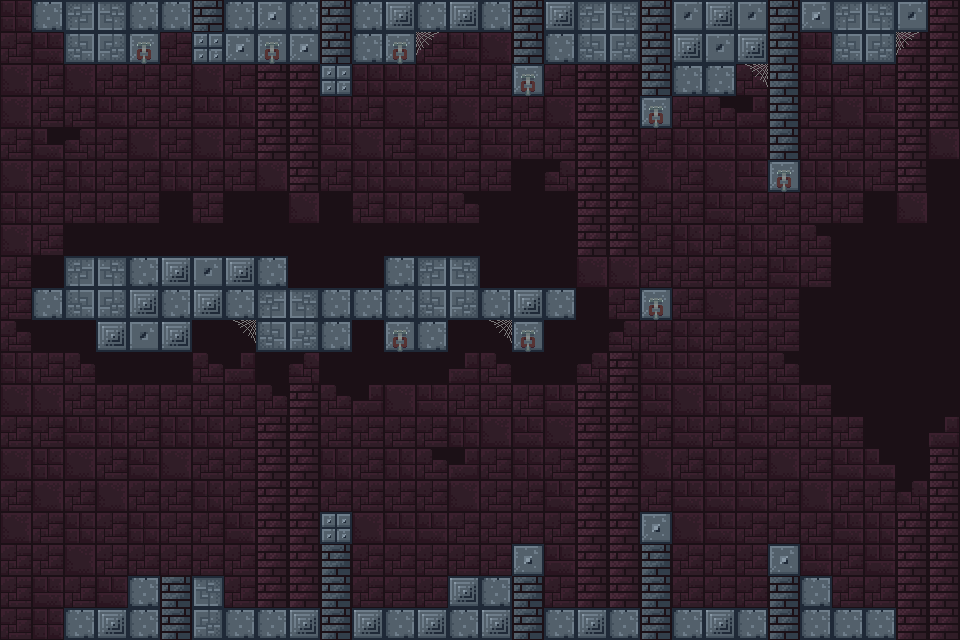

A 2D game scene composited from a Tiled map and its tileset images. What follows is a short description and the map's XML, with every tile layer's data as written:
An orthogonal 30x20 tile map with 32x32 px tiles, 2 tile layers (bg, tile) and 52 objects.

<map version="1.0" orientation="orthogonal" renderorder="right-down" width="30" height="20" tilewidth="32" tileheight="32" nextobjectid="68">
 <tileset firstgid="1" name="tileSet" tilewidth="32" tileheight="32" spacing="2" margin="1" tilecount="105" columns="15">
  <image source="tileSet.png" width="512" height="256" />
 </tileset>
 <layer name="bg" width="30" height="20">
  <data encoding="csv">
69,6,98,6,6,6,6,6,54,54,6,69,6,6,6,69,6,6,54,54,6,98,6,6,69,6,6,69,54,54,
6,52,6,52,6,6,52,69,54,54,52,98,6,6,52,98,6,6,54,54,52,6,52,98,6,52,98,52,54,54,
98,6,98,6,6,6,98,6,54,54,6,69,52,52,6,6,52,6,54,54,98,69,6,6,52,69,6,6,54,54,
98,6,6,52,6,6,52,69,54,54,69,6,98,6,98,6,6,98,54,54,52,6,22,53,98,6,98,52,54,54,
6,37,38,6,98,6,98,6,54,54,52,98,6,52,6,52,6,6,54,54,6,69,52,52,6,6,6,6,54,98,
98,6,69,6,6,69,6,6,98,54,6,69,52,52,6,6,91,38,54,54,98,6,98,52,6,69,52,6,54,91,
69,6,6,6,6,91,6,91,91,98,91,6,69,6,22,91,91,91,54,54,6,6,52,6,6,6,6,91,98,91,
98,6,91,91,91,91,91,91,91,91,91,91,91,91,91,91,91,91,54,54,6,69,6,69,6,22,91,91,91,91,
6,91,91,91,91,91,91,91,91,91,91,91,91,91,91,91,91,91,98,98,6,6,6,6,52,6,91,91,91,91,
6,91,91,91,91,91,91,91,91,91,91,91,91,91,91,91,91,91,91,6,52,6,98,6,6,91,91,91,91,91,
22,91,91,91,91,91,91,91,91,91,91,91,91,91,91,91,91,91,91,38,6,69,6,6,6,91,91,91,91,91,
69,6,22,91,91,91,22,53,91,38,91,91,91,91,53,22,91,91,38,54,52,52,6,6,22,91,91,91,91,91,
98,98,6,6,6,6,6,6,22,54,22,53,98,52,6,6,6,52,54,54,52,98,69,6,52,6,91,91,91,91,
6,6,52,69,6,69,69,6,54,54,6,6,6,6,69,98,52,98,54,54,6,52,6,52,6,6,6,91,91,53,
98,69,98,6,52,98,6,6,54,54,69,6,69,22,53,6,69,6,54,54,98,6,69,6,98,6,52,37,91,54,
6,98,6,98,6,6,69,6,54,54,6,6,6,6,98,6,6,52,54,54,6,52,52,52,6,98,6,6,38,54,
98,6,69,6,69,6,6,52,54,54,98,98,52,52,6,6,6,6,54,54,6,98,52,6,6,6,52,69,54,54,
6,6,98,6,6,6,6,6,54,54,6,6,6,6,6,6,6,52,54,54,98,6,6,6,6,52,6,52,54,54,
6,52,6,52,69,6,52,6,54,54,6,6,6,6,6,6,6,6,54,54,6,6,6,6,6,6,6,6,54,54,
6,69,6,6,6,52,6,6,54,54,6,6,6,6,6,6,6,6,54,54,6,6,6,6,6,6,6,6,54,54
</data>
 </layer>
 <layer name="tile" width="30" height="20">
  <data encoding="csv">
0,79,16,32,79,79,70,79,80,79,70,79,65,79,65,79,70,65,16,32,70,64,65,64,70,80,16,32,64,0,
0,0,95,48,81,0,49,80,81,80,70,79,81,1,0,0,70,79,95,48,70,65,64,65,70,0,95,48,1,0,
0,0,0,0,0,0,0,0,0,0,49,0,0,0,0,0,81,0,0,0,70,79,79,17,70,0,0,0,0,0,
0,0,0,0,0,0,0,0,0,0,0,0,0,0,0,0,0,0,0,0,81,0,0,0,70,0,0,0,0,0,
0,0,0,0,0,0,0,0,0,0,0,0,0,0,0,0,0,0,0,0,0,0,0,0,70,0,0,0,0,0,
0,0,0,0,0,0,0,0,0,0,0,0,0,0,0,0,0,0,0,0,0,0,0,0,81,0,0,0,0,0,
0,0,0,0,0,0,0,0,0,0,0,0,0,0,0,0,0,0,0,0,0,0,0,0,0,0,0,0,0,0,
0,0,0,0,0,0,0,0,0,0,0,0,0,0,0,0,0,0,0,0,0,0,0,0,0,0,0,0,0,0,
0,0,16,32,79,65,64,65,79,0,0,0,79,16,32,0,0,0,0,0,0,0,0,0,0,0,0,0,0,0,
0,79,95,48,65,79,65,79,16,32,79,79,79,95,48,79,65,79,0,0,81,0,0,0,0,0,0,0,0,0,
0,0,0,65,64,65,0,17,95,48,79,0,81,79,0,17,81,0,0,0,0,0,0,0,0,0,0,0,0,0,
0,0,0,0,0,0,0,0,0,0,0,0,0,0,0,0,0,0,0,0,0,0,0,0,0,0,0,0,0,0,
0,0,0,0,0,0,0,0,0,0,0,0,0,0,0,0,0,0,0,0,0,0,0,0,0,0,0,0,0,0,
0,0,0,0,0,0,0,0,0,0,0,0,0,0,0,0,0,0,0,0,0,0,0,0,0,0,0,0,0,0,
0,0,0,0,0,0,0,0,0,0,0,0,0,0,0,0,0,0,0,0,0,0,0,0,0,0,0,0,0,0,
0,0,0,0,0,0,0,0,0,0,0,0,0,0,0,0,0,0,0,0,0,0,0,0,0,0,0,0,0,0,
0,0,0,0,0,0,0,0,0,0,49,0,0,0,0,0,0,0,0,0,80,0,0,0,0,0,0,0,0,0,
0,0,0,0,0,0,0,0,0,0,70,0,0,0,0,0,80,0,0,0,70,0,0,0,80,0,0,0,0,0,
0,0,0,0,79,70,32,0,0,0,70,0,0,0,65,79,70,0,0,0,70,0,0,0,70,79,0,0,0,0,
0,0,79,65,79,70,48,79,79,65,70,65,79,65,79,65,70,79,65,79,70,79,65,79,70,79,79,79,0,0
</data>
 </layer>
 <objectgroup name="Polyline">
  <object id="65" x="64" y="640">
   <polyline points="0,0 0,-32 64,-32 64,-64 160,-64 160,-32 256,-32 256,-128 288,-128 288,-32 384,-32 384,-64 448,-64 448,-96 480,-96 480,-32 576,-32 576,-128 608,-128 608,-32 704,-32 704,-96 736,-96 736,-64 768,-64 768,-32 832,-32 832,0" />
  </object>
  <object id="66" x="928" y="0">
   <polyline points="0,0 0,32 -32,32 -32,64 -96,64 -96,32 -128,32 -128,160 -160,160 -160,64 -192,64 -192,96 -288,96 -288,64 -416,64 -416,32 -544,32 -544,64 -576,64 -576,96 -608,96 -608,64 -640,64 -640,32 -672,32 -672,64 -736,64 -736,32 -800,32 -800,64 -864,64 -864,32 -896,32 -896,0" />
  </object>
  <object id="67" x="32" y="320">
   <polyline points="0,0 0,-32 32,-32 32,-64 256,-64 256,-32 352,-32 352,-64 448,-64 448,-32 544,-32 544,0 416,0 416,32 384,32 384,0 320,0 320,32 224,32 224,0 160,0 160,32 64,32 64,0 0,0" />
  </object>
 </objectgroup>
 <objectgroup name="Chain">
  <object id="1" x="128" y="32" width="32" height="32" />
  <object id="2" x="256" y="32" width="32" height="32" />
  <object id="4" x="384" y="32" width="32" height="32" />
  <object id="5" x="512" y="64" width="32" height="32" />
  <object id="7" x="640" y="96" width="32" height="32" />
  <object id="8" x="768" y="160" width="32" height="32" />
  <object id="9" x="640" y="288" width="32" height="32" />
  <object id="10" x="512" y="320" width="32" height="32" />
  <object id="11" x="384" y="320" width="32" height="32" />
 </objectgroup>
 <objectgroup name="Actor">
  <object id="12" x="128" y="96" width="32" height="32" />
 </objectgroup>
 <objectgroup name="Pad" />
 <objectgroup name="Spike">
  <object id="14" x="160" y="32" width="32" height="32" rotation="180" />
  <object id="16" x="448" y="32" width="32" height="32" rotation="180" />
  <object id="17" x="480" y="32" width="32" height="32" rotation="180" />
  <object id="20" x="576" y="64" width="32" height="32" rotation="180" />
  <object id="22" x="608" y="64" width="32" height="32" rotation="180" />
  <object id="23" x="288" y="256" width="32" height="32" />
  <object id="24" x="320" y="256" width="32" height="32" />
  <object id="25" x="352" y="256" width="32" height="32" />
  <object id="28" x="224" y="224" width="32" height="32" />
  <object id="29" x="96" y="224" width="32" height="32" />
  <object id="31" x="192" y="64" width="32" height="32" rotation="180" />
  <object id="36" x="576" y="576" width="32" height="32" />
  <object id="37" x="704" y="576" width="32" height="32" />
  <object id="39" x="384" y="576" width="32" height="32" />
  <object id="41" x="256" y="576" width="32" height="32" />
  <object id="49" x="448" y="320" width="32" height="32" rotation="180" />
  <object id="50" x="544" y="320" width="32" height="32" rotation="180" />
  <object id="51" x="192" y="320" width="32" height="32" rotation="180" />
  <object id="52" x="544" y="576" width="32" height="32" />
  <object id="53" x="608" y="576" width="32" height="32" />
  <object id="54" x="736" y="576" width="32" height="32" />
  <object id="55" x="672" y="576" width="32" height="32" />
  <object id="56" x="320" y="480" width="32" height="32" />
  <object id="60" x="288" y="576" width="32" height="32" />
  <object id="61" x="224" y="576" width="32" height="32" />
  <object id="62" x="352" y="576" width="32" height="32" />
  <object id="63" x="416" y="576" width="32" height="32" />
 </objectgroup>
 <objectgroup name="Fire">
  <object id="32" x="640" y="256" width="32" height="32" />
  <object id="33" x="640" y="480" width="32" height="32" />
  <object id="34" x="768" y="512" width="32" height="32" />
  <object id="35" x="512" y="512" width="32" height="32" />
 </objectgroup>
 <objectgroup name="Lava" />
 <objectgroup name="Explosive">
  <object id="26" x="512" y="256" width="32" height="32" />
  <object id="27" x="160" y="224" width="32" height="32" />
  <object id="30" x="416" y="224" width="32" height="32" />
  <object id="38" x="832" y="576" width="32" height="32" />
  <object id="40" x="448" y="544" width="32" height="32" />
  <object id="64" x="160" y="544" width="32" height="32" />
 </objectgroup>
 <objectgroup name="Portal">
  <object id="59" x="224" y="416" width="32" height="32">
   <ellipse />
  </object>
 </objectgroup>
 <objectgroup name="ArrowA">
  <object id="58" x="768" y="320" width="32" height="32" rotation="90">
   <ellipse />
  </object>
 </objectgroup>
 <objectgroup name="ArrowB" />
</map>
